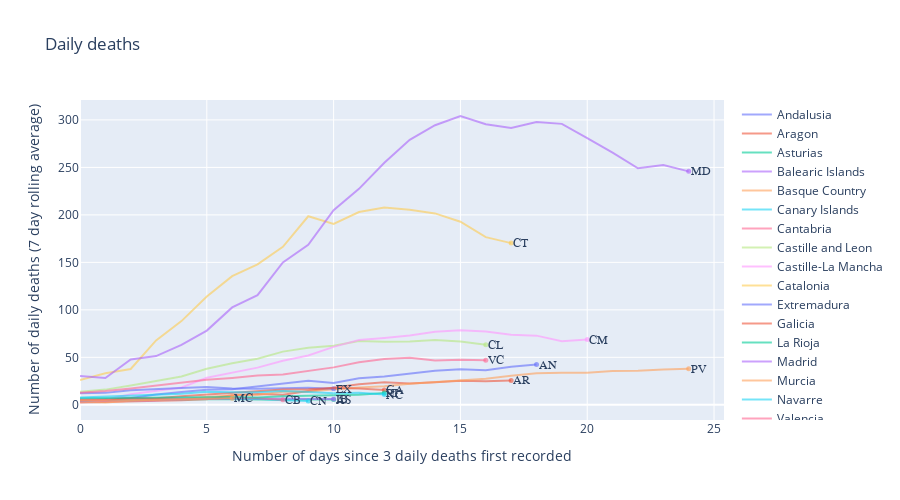

The notebook cell saved with this chart:
### Code cell
###########################################################################
#### Daily Deaths

data = dfs_norm_3death_roll
title = 'Daily deaths'
x_title = 'Number of days since 3 daily deaths first recorded'
y_title = 'Number of daily deaths (7 day rolling average)'
yaxis_scale_value = 'linear'

fig = go.Figure()

plot_data = []
annotations = []
for i, column in enumerate(data.columns):
    plot_data.append(
        go.Scatter(x=list(data.index.values),
                   y=data[column],
                   hovertemplate = '%{y:.0f}',
                   mode='lines',
                   line = {'color': coloursp[i]},
                   opacity=0.6,
                   name=column) )

    plot_data.append(
        go.Scatter(x = [data[column].dropna().index[-1]],
                   y = [list(data[column].dropna())[-1]],
                   mode='markers',
                   marker = {'color': coloursp[i],
                             'size' : 5},
                   showlegend=False,
                   opacity=0.6,
                   hoverinfo='skip',) )

    annotations.append(dict(xref='x',yref='y',
                            x=data[column].dropna().index[-1],
                            y=list(data[column].dropna())[-1],
                            xanchor='left', yanchor='middle',
                            text=df_loc.set_index('region_name').region.loc[column],
                            font={'family':'Arial','size':12},
                            showarrow=False))
    
for i in range(0,plot_data.__len__()):
    fig.add_trace(plot_data[i])
    
if yaxis_scale_value == 'log':
    for i in annotations:
        i['y'] = np.log10(i['y'])
elif yaxis_scale_value == 'linear':
    annotations = annotations

fig.update_layout(  title = title,
                    width = 900,
                    height = 500,
                    xaxis={'title': x_title,},
                    yaxis={'title': y_title,
                           'type': 'log' if yaxis_scale_value == 'log' else 'linear'},
                    hovermode='x',
                    annotations = annotations
                 )
    
fig.show()

### Figure 1 — Plotly figure (JSON) as saved in the notebook; plotly's stock layout.template omitted (floating-point values rounded to 4 significant figures)
{"data": [{"hovertemplate": "%{y:.0f}", "line": {"color": "#636EFA"}, "mode": "lines", "name": "Andalusia", "opacity": 0.6, "type": "scatter", "x": [0, 1, 2, 3, 4, 5, 6, 7, 8, 9, 10, 11, 12, 13, 14, 15, 16, 17, 18, 19, 20, 21, 22, 23, 24], "y": [5.429, 5.857, 7.286, 10.86, 13.43, 15.86, 16.29, 19.29, 22.86, 25.43, 23, 27.86, 29.86, 33.14, 35.86, 37.57, 36.43, 40, 42.43, null, null, null, null, null, null]}, {"hoverinfo": "skip", "marker": {"color": "#636EFA", "size": 5}, "mode": "markers", "opacity": 0.6, "showlegend": false, "type": "scatter", "x": [18], "y": [42.43]}, {"hovertemplate": "%{y:.0f}", "line": {"color": "#EF553B"}, "mode": "lines", "name": "Aragon", "opacity": 0.6, "type": "scatter", "x": [0, 1, 2, 3, 4, 5, 6, 7, 8, 9, 10, 11, 12, 13, 14, 15, 16, 17, 18, 19, 20, 21, 22, 23, 24], "y": [2.429, 3, 3.571, 3.857, 4.714, 5.857, 10.14, 11.43, 10.57, 14.43, 18.43, 21.71, 23.71, 22.57, 23.71, 25.43, 24.86, 25.71, null, null, null, null, null, null, null]}, {"hoverinfo": "skip", "marker": {"color": "#EF553B", "size": 5}, "mode": "markers", "opacity": 0.6, "showlegend": false, "type": "scatter", "x": [17], "y": [25.71]}, {"hovertemplate": "%{y:.0f}", "line": {"color": "#00CC96"}, "mode": "lines", "name": "Asturias", "opacity": 0.6, "type": "scatter", "x": [0, 1, 2, 3, 4, 5, 6, 7, 8, 9, 10, 11, 12, 13, 14, 15, 16, 17, 18, 19, 20, 21, 22, 23, 24], "y": [4.714, 5.286, 4.714, 5.429, 6, 5.857, 6.143, 5.571, 5.286, 5.857, 5.571, null, null, null, null, null, null, null, null, null, null, null, null, null, null]}, {"hoverinfo": "skip", "marker": {"color": "#00CC96", "size": 5}, "mode": "markers", "opacity": 0.6, "showlegend": false, "type": "scatter", "x": [10], "y": [5.571]}, {"hovertemplate": "%{y:.0f}", "line": {"color": "#AB63FA"}, "mode": "lines", "name": "Balearic Islands", "opacity": 0.6, "type": "scatter", "x": [0, 1, 2, 3, 4, 5, 6, 7, 8, 9, 10, 11, 12, 13, 14, 15, 16, 17, 18, 19, 20, 21, 22, 23, 24], "y": [3.571, 3.857, 4.571, 4.714, 5.857, 6.714, 6.429, 6.571, 6.286, 6, 6.143, null, null, null, null, null, null, null, null, null, null, null, null, null, null]}, {"hoverinfo": "skip", "marker": {"color": "#AB63FA", "size": 5}, "mode": "markers", "opacity": 0.6, "showlegend": false, "type": "scatter", "x": [10], "y": [6.143]}, {"hovertemplate": "%{y:.0f}", "line": {"color": "#FFA15A"}, "mode": "lines", "name": "Basque Country", "opacity": 0.6, "type": "scatter", "x": [0, 1, 2, 3, 4, 5, 6, 7, 8, 9, 10, 11, 12, 13, 14, 15, 16, 17, 18, 19, 20, 21, 22, 23, 24], "y": [3.286, 2.429, 4.286, 4.857, 6, 8.143, 10.14, 10.57, 13.86, 13.86, 16.43, 18.14, 19.43, 22.29, 24, 25.29, 27.43, 30.57, 33.14, 33.86, 33.71, 35.71, 35.86, 37.29, 38]}, {"hoverinfo": "skip", "marker": {"color": "#FFA15A", "size": 5}, "mode": "markers", "opacity": 0.6, "showlegend": false, "type": "scatter", "x": [24], "y": [38]}, {"hovertemplate": "%{y:.0f}", "line": {"color": "#19D3F3"}, "mode": "lines", "name": "Canary Islands", "opacity": 0.6, "type": "scatter", "x": [0, 1, 2, 3, 4, 5, 6, 7, 8, 9, 10, 11, 12, 13, 14, 15, 16, 17, 18, 19, 20, 21, 22, 23, 24], "y": [4.143, 5.571, 5.857, 6.286, 6.571, 6, 5.857, 6.429, 4.857, 4.143, null, null, null, null, null, null, null, null, null, null, null, null, null, null, null]}, {"hoverinfo": "skip", "marker": {"color": "#19D3F3", "size": 5}, "mode": "markers", "opacity": 0.6, "showlegend": false, "type": "scatter", "x": [9], "y": [4.143]}, {"hovertemplate": "%{y:.0f}", "line": {"color": "#FF6692"}, "mode": "lines", "name": "Cantabria", "opacity": 0.6, "type": "scatter", "x": [0, 1, 2, 3, 4, 5, 6, 7, 8, 9, 10, 11, 12, 13, 14, 15, 16, 17, 18, 19, 20, 21, 22, 23, 24], "y": [4, 5.714, 6.143, 6.143, 6.571, 6, 7.143, 6.857, 5.429, null, null, null, null, null, null, null, null, null, null, null, null, null, null, null, null]}, {"hoverinfo": "skip", "marker": {"color": "#FF6692", "size": 5}, "mode": "markers", "opacity": 0.6, "showlegend": false, "type": "scatter", "x": [8], "y": [5.429]}, {"hovertemplate": "%{y:.0f}", "line": {"color": "#B6E880"}, "mode": "lines", "name": "Castille and Leon", "opacity": 0.6, "type": "scatter", "x": [0, 1, 2, 3, 4, 5, 6, 7, 8, 9, 10, 11, 12, 13, 14, 15, 16, 17, 18, 19, 20, 21, 22, 23, 24], "y": [13.71, 16, 20.43, 25.29, 29.86, 38, 43.71, 48.57, 56, 60, 62.14, 67.29, 66.43, 66.71, 68.14, 66.57, 63.29, null, null, null, null, null, null, null, null]}, {"hoverinfo": "skip", "marker": {"color": "#B6E880", "size": 5}, "mode": "markers", "opacity": 0.6, "showlegend": false, "type": "scatter", "x": [16], "y": [63.29]}, {"hovertemplate": "%{y:.0f}", "line": {"color": "#FF97FF"}, "mode": "lines", "name": "Castille-La Mancha", "opacity": 0.6, "type": "scatter", "x": [0, 1, 2, 3, 4, 5, 6, 7, 8, 9, 10, 11, 12, 13, 14, 15, 16, 17, 18, 19, 20, 21, 22, 23, 24], "y": [5.857, 5.286, 11.14, 14.57, 18.29, 28.43, 33.57, 39.14, 46.43, 52, 61, 68.14, 70.29, 73, 76.86, 78.43, 77.29, 73.71, 72.86, 67, 68.71, null, null, null, null]}, {"hoverinfo": "skip", "marker": {"color": "#FF97FF", "size": 5}, "mode": "markers", "opacity": 0.6, "showlegend": false, "type": "scatter", "x": [20], "y": [68.71]}, {"hovertemplate": "%{y:.0f}", "line": {"color": "#FECB52"}, "mode": "lines", "name": "Catalonia", "opacity": 0.6, "type": "scatter", "x": [0, 1, 2, 3, 4, 5, 6, 7, 8, 9, 10, 11, 12, 13, 14, 15, 16, 17, 18, 19, 20, 21, 22, 23, 24], "y": [26.14, 33.29, 37.71, 67.86, 88.14, 114, 135.4, 147.9, 166.4, 198.6, 190.4, 203, 207.9, 205.4, 201.6, 192.9, 176.6, 170.3, null, null, null, null, null, null, null]}, {"hoverinfo": "skip", "marker": {"color": "#FECB52", "size": 5}, "mode": "markers", "opacity": 0.6, "showlegend": false, "type": "scatter", "x": [17], "y": [170.3]}, {"hovertemplate": "%{y:.0f}", "line": {"color": "#636EFA"}, "mode": "lines", "name": "Extremadura", "opacity": 0.6, "type": "scatter", "x": [0, 1, 2, 3, 4, 5, 6, 7, 8, 9, 10, 11, 12, 13, 14, 15, 16, 17, 18, 19, 20, 21, 22, 23, 24], "y": [12.29, 12.57, 15.29, 16.14, 17.57, 18.71, 17.14, 16.86, 17.43, 17.86, 17, null, null, null, null, null, null, null, null, null, null, null, null, null, null]}, {"hoverinfo": "skip", "marker": {"color": "#636EFA", "size": 5}, "mode": "markers", "opacity": 0.6, "showlegend": false, "type": "scatter", "x": [10], "y": [17]}, {"hovertemplate": "%{y:.0f}", "line": {"color": "#EF553B"}, "mode": "lines", "name": "Galicia", "opacity": 0.6, "type": "scatter", "x": [0, 1, 2, 3, 4, 5, 6, 7, 8, 9, 10, 11, 12, 13, 14, 15, 16, 17, 18, 19, 20, 21, 22, 23, 24], "y": [5.429, 5.429, 6.857, 6.857, 9.143, 10.86, 12.57, 13.57, 16, 16.29, 17.71, 17.14, 15.71, null, null, null, null, null, null, null, null, null, null, null, null]}, {"hoverinfo": "skip", "marker": {"color": "#EF553B", "size": 5}, "mode": "markers", "opacity": 0.6, "showlegend": false, "type": "scatter", "x": [12], "y": [15.71]}, {"hovertemplate": "%{y:.0f}", "line": {"color": "#00CC96"}, "mode": "lines", "name": "La Rioja", "opacity": 0.6, "type": "scatter", "x": [0, 1, 2, 3, 4, 5, 6, 7, 8, 9, 10, 11, 12, 13, 14, 15, 16, 17, 18, 19, 20, 21, 22, 23, 24], "y": [6.857, 7.143, 7.143, 7, 7.857, 7.571, 8.286, 7.714, 9, 9.429, 10, 10.71, 12.43, null, null, null, null, null, null, null, null, null, null, null, null]}, {"hoverinfo": "skip", "marker": {"color": "#00CC96", "size": 5}, "mode": "markers", "opacity": 0.6, "showlegend": false, "type": "scatter", "x": [12], "y": [12.43]}, {"hovertemplate": "%{y:.0f}", "line": {"color": "#AB63FA"}, "mode": "lines", "name": "Madrid", "opacity": 0.6, "type": "scatter", "x": [0, 1, 2, 3, 4, 5, 6, 7, 8, 9, 10, 11, 12, 13, 14, 15, 16, 17, 18, 19, 20, 21, 22, 23, 24], "y": [30.43, 28.14, 47.71, 51.29, 63.14, 78.14, 102.6, 115.4, 150, 168.6, 205, 227.4, 254.9, 279, 294.4, 304.1, 295.4, 291.4, 297.9, 295.9, 280.9, 265.6, 249.1, 252.6, 245.9]}, {"hoverinfo": "skip", "marker": {"color": "#AB63FA", "size": 5}, "mode": "markers", "opacity": 0.6, "showlegend": false, "type": "scatter", "x": [24], "y": [245.9]}, {"hovertemplate": "%{y:.0f}", "line": {"color": "#FFA15A"}, "mode": "lines", "name": "Murcia", "opacity": 0.6, "type": "scatter", "x": [0, 1, 2, 3, 4, 5, 6, 7, 8, 9, 10, 11, 12, 13, 14, 15, 16, 17, 18, 19, 20, 21, 22, 23, 24], "y": [4.857, 4.429, 4.857, 5.571, 6.143, 6.286, 6.857, null, null, null, null, null, null, null, null, null, null, null, null, null, null, null, null, null, null]}, {"hoverinfo": "skip", "marker": {"color": "#FFA15A", "size": 5}, "mode": "markers", "opacity": 0.6, "showlegend": false, "type": "scatter", "x": [6], "y": [6.857]}, {"hovertemplate": "%{y:.0f}", "line": {"color": "#19D3F3"}, "mode": "lines", "name": "Navarre", "opacity": 0.6, "type": "scatter", "x": [0, 1, 2, 3, 4, 5, 6, 7, 8, 9, 10, 11, 12, 13, 14, 15, 16, 17, 18, 19, 20, 21, 22, 23, 24], "y": [7.571, 8.714, 10, 11.14, 11.71, 13.86, 13.14, 13.29, 14.43, 13.43, 12.14, 12.71, 10.86, null, null, null, null, null, null, null, null, null, null, null, null]}, {"hoverinfo": "skip", "marker": {"color": "#19D3F3", "size": 5}, "mode": "markers", "opacity": 0.6, "showlegend": false, "type": "scatter", "x": [12], "y": [10.86]}, {"hovertemplate": "%{y:.0f}", "line": {"color": "#FF6692"}, "mode": "lines", "name": "Valencia", "opacity": 0.6, "type": "scatter", "x": [0, 1, 2, 3, 4, 5, 6, 7, 8, 9, 10, 11, 12, 13, 14, 15, 16, 17, 18, 19, 20, 21, 22, 23, 24], "y": [12.71, 14.57, 17.29, 20.43, 23.57, 26.29, 28.29, 30.86, 32, 36, 39.43, 44.71, 48.14, 49.43, 46.71, 47.57, 47, null, null, null, null, null, null, null, null]}, {"hoverinfo": "skip", "marker": {"color": "#FF6692", "size": 5}, "mode": "markers", "opacity": 0.6, "showlegend": false, "type": "scatter", "x": [16], "y": [47]}], "layout": {"annotations": [{"font": {"family": "Arial", "size": 12}, "showarrow": false, "text": "AN", "x": 18, "xanchor": "left", "xref": "x", "y": 42.43, "yanchor": "middle", "yref": "y"}, {"font": {"family": "Arial", "size": 12}, "showarrow": false, "text": "AR", "x": 17, "xanchor": "left", "xref": "x", "y": 25.71, "yanchor": "middle", "yref": "y"}, {"font": {"family": "Arial", "size": 12}, "showarrow": false, "text": "AS", "x": 10, "xanchor": "left", "xref": "x", "y": 5.571, "yanchor": "middle", "yref": "y"}, {"font": {"family": "Arial", "size": 12}, "showarrow": false, "text": "IB", "x": 10, "xanchor": "left", "xref": "x", "y": 6.143, "yanchor": "middle", "yref": "y"}, {"font": {"family": "Arial", "size": 12}, "showarrow": false, "text": "PV", "x": 24, "xanchor": "left", "xref": "x", "y": 38, "yanchor": "middle", "yref": "y"}, {"font": {"family": "Arial", "size": 12}, "showarrow": false, "text": "CN", "x": 9, "xanchor": "left", "xref": "x", "y": 4.143, "yanchor": "middle", "yref": "y"}, {"font": {"family": "Arial", "size": 12}, "showarrow": false, "text": "CB", "x": 8, "xanchor": "left", "xref": "x", "y": 5.429, "yanchor": "middle", "yref": "y"}, {"font": {"family": "Arial", "size": 12}, "showarrow": false, "text": "CL", "x": 16, "xanchor": "left", "xref": "x", "y": 63.29, "yanchor": "middle", "yref": "y"}, {"font": {"family": "Arial", "size": 12}, "showarrow": false, "text": "CM", "x": 20, "xanchor": "left", "xref": "x", "y": 68.71, "yanchor": "middle", "yref": "y"}, {"font": {"family": "Arial", "size": 12}, "showarrow": false, "text": "CT", "x": 17, "xanchor": "left", "xref": "x", "y": 170.3, "yanchor": "middle", "yref": "y"}, {"font": {"family": "Arial", "size": 12}, "showarrow": false, "text": "EX", "x": 10, "xanchor": "left", "xref": "x", "y": 17, "yanchor": "middle", "yref": "y"}, {"font": {"family": "Arial", "size": 12}, "showarrow": false, "text": "GA", "x": 12, "xanchor": "left", "xref": "x", "y": 15.71, "yanchor": "middle", "yref": "y"}, {"font": {"family": "Arial", "size": 12}, "showarrow": false, "text": "RI", "x": 12, "xanchor": "left", "xref": "x", "y": 12.43, "yanchor": "middle", "yref": "y"}, {"font": {"family": "Arial", "size": 12}, "showarrow": false, "text": "MD", "x": 24, "xanchor": "left", "xref": "x", "y": 245.9, "yanchor": "middle", "yref": "y"}, {"font": {"family": "Arial", "size": 12}, "showarrow": false, "text": "MC", "x": 6, "xanchor": "left", "xref": "x", "y": 6.857, "yanchor": "middle", "yref": "y"}, {"font": {"family": "Arial", "size": 12}, "showarrow": false, "text": "NC", "x": 12, "xanchor": "left", "xref": "x", "y": 10.86, "yanchor": "middle", "yref": "y"}, {"font": {"family": "Arial", "size": 12}, "showarrow": false, "text": "VC", "x": 16, "xanchor": "left", "xref": "x", "y": 47, "yanchor": "middle", "yref": "y"}], "height": 500, "hovermode": "x", "title": {"text": "Daily deaths"}, "width": 900, "xaxis": {"title": {"text": "Number of days since 3 daily deaths first recorded"}}, "yaxis": {"title": {"text": "Number of daily deaths (7 day rolling average)"}, "type": "linear"}}}
